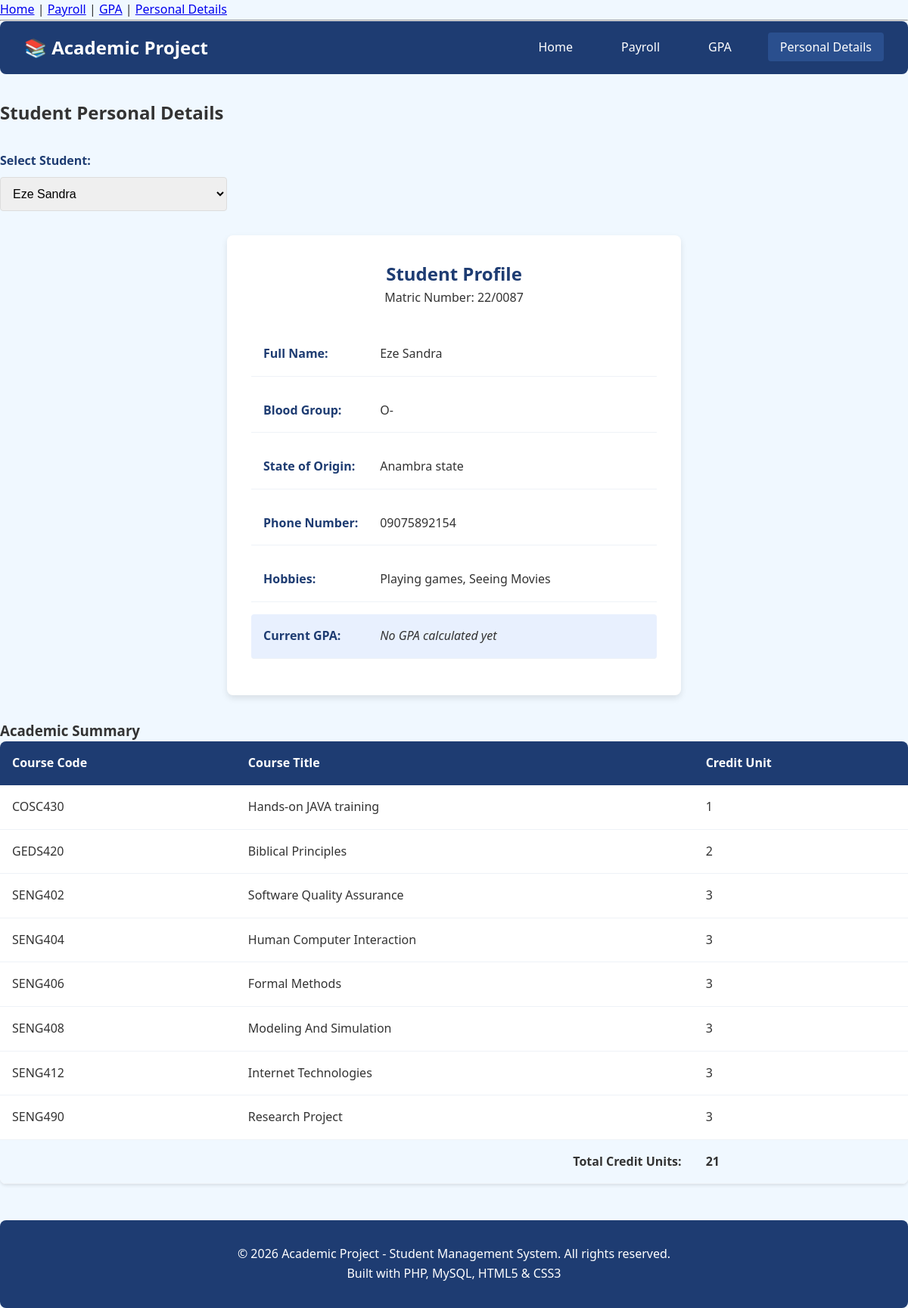
Page /pages/personal_details.php on the earlier database version.
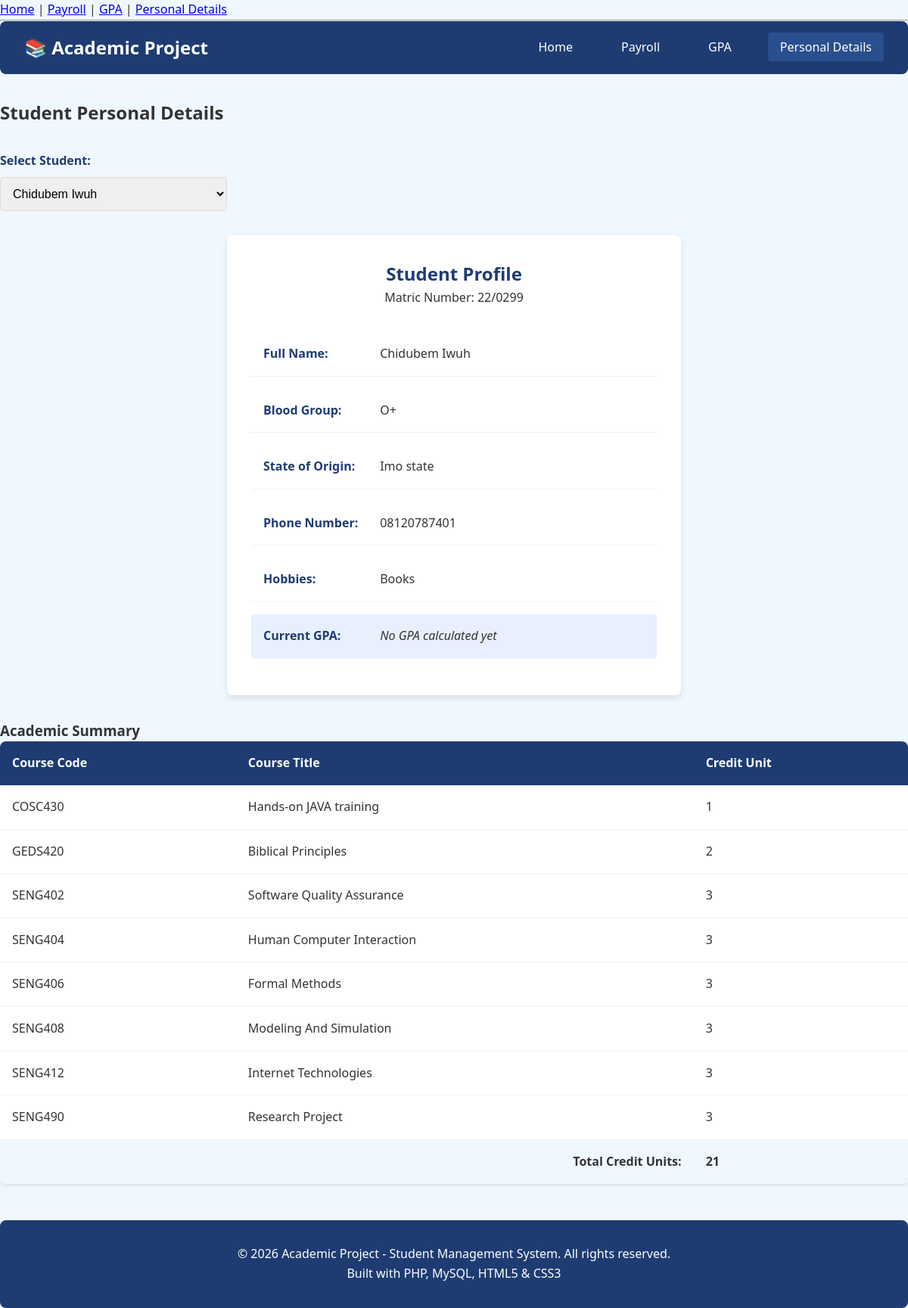
Same page on the later database version.
### tables this page shows
CREATE TABLE students (
    id INT PRIMARY KEY AUTO_INCREMENT,
    matric_number VARCHAR(20) UNIQUE NOT NULL,
    name VARCHAR(100) NOT NULL,
    blood_group VARCHAR(5),
    state_of_origin VARCHAR(50),
    phone VARCHAR(15),
    hobbies TEXT,
    created_at TIMESTAMP DEFAULT CURRENT_TIMESTAMP
);

CREATE TABLE courses (
    id INT PRIMARY KEY AUTO_INCREMENT,
    course_code VARCHAR(10) UNIQUE NOT NULL,
    course_title VARCHAR(100) NOT NULL,
    credit_unit INT NOT NULL
);

### pages/personal_details.php (the view)
<?php
require_once '../config/db.php';
include '../includes/header.php';
include '../includes/navbar.php';
$students_query = "SELECT * FROM students ORDER BY name";
$students_result = mysqli_query($conn, $students_query);
$students = [];
if ($students_result) {
    while ($row = mysqli_fetch_assoc($students_result)) {
        $students[] = $row;
    }
}
$selected_student_id = isset($_GET['student_id']) ? (int)$_GET['student_id'] : null;
if ($selected_student_id === null) {
    if (!empty($students)) {
        $selected_student_id = (int)$students[0]['id'];
    } else {
        $selected_student_id = 0;
    }
}
$student = null;
if ($selected_student_id > 0) {
    $student_stmt = mysqli_prepare($conn, "SELECT * FROM students WHERE id = ?");
    if ($student_stmt) {
        mysqli_stmt_bind_param($student_stmt, "i", $selected_student_id);
        mysqli_stmt_execute($student_stmt);
        $student_result = mysqli_stmt_get_result($student_stmt);
        $student = mysqli_fetch_assoc($student_result);
    }
}
$gpa_stmt = mysqli_prepare($conn,
    "SELECT gpa, date_created FROM gpa_records
     WHERE student_id = ?
     ORDER BY date_created DESC LIMIT 1"
);
$gpa_record = null;
if ($selected_student_id > 0 && $gpa_stmt) {
    mysqli_stmt_bind_param($gpa_stmt, "i", $selected_student_id);
    mysqli_stmt_execute($gpa_stmt);
    $gpa_result = mysqli_stmt_get_result($gpa_stmt);
    $gpa_record = mysqli_fetch_assoc($gpa_result);
}
?>
<div style="margin-bottom: 2rem;">
    <h2>Student Personal Details</h2>
    <form method="GET" action="" style="margin: 2rem 0;">
        <div class="form-group" style="max-width: 300px;">
            <label for="student_id">Select Student:</label>
            <select name="student_id" id="student_id" class="form-control" onchange="this.form.submit()">
                <?php if (!empty($students)): ?>
                    <?php foreach ($students as $s): ?>
                        <option value="<?php echo (int)$s['id']; ?>" <?php echo $s['id'] == $selected_student_id ? 'selected' : ''; ?>>
                            <?php echo htmlspecialchars($s['name']); ?>
                        </option>
                    <?php endforeach; ?>
                <?php else: ?>
                    <option value="">No students available</option>
                <?php endif; ?>
            </select>
        </div>
    </form>
    <?php if ($student): ?>
    <div class="profile-card">
        <div class="profile-header">
            <h2>Student Profile</h2>
            <p>Matric Number: <?php echo htmlspecialchars($student['matric_number']); ?></p>
        </div>
        <div class="profile-info">
            <span class="profile-label">Full Name:</span>
            <?php echo htmlspecialchars($student['name']); ?>
        </div>
        <div class="profile-info">
            <span class="profile-label">Blood Group:</span>
            <?php echo htmlspecialchars($student['blood_group'] ?: 'Not specified'); ?>
        </div>
        <div class="profile-info">
            <span class="profile-label">State of Origin:</span>
            <?php echo htmlspecialchars($student['state_of_origin'] ?: 'Not specified'); ?>
        </div>
        <div class="profile-info">
            <span class="profile-label">Phone Number:</span>
            <?php echo htmlspecialchars($student['phone'] ?: 'Not specified'); ?>
        </div>
        <div class="profile-info">
            <span class="profile-label">Hobbies:</span>
            <?php echo htmlspecialchars($student['hobbies'] ?: 'Not specified'); ?>
        </div>
        <div class="profile-info" style="background: #e8f0fe; border-radius: 4px;">
            <span class="profile-label">Current GPA:</span>
            <?php if ($gpa_record): ?>
                <strong><?php echo number_format($gpa_record['gpa'], 2); ?></strong>
                <small>(as of <?php echo date('Y-m-d', strtotime($gpa_record['date_created'])); ?>)</small>
            <?php else: ?>
                <em>No GPA calculated yet</em>
            <?php endif; ?>
        </div>
    </div>
    <div style="margin-top: 2rem;">
        <h3>Academic Summary</h3>
        <table class="table">
            <thead>
                <tr>
                    <th>Course Code</th>
                    <th>Course Title</th>
                    <th>Credit Unit</th>
                </tr>
            </thead>
            <tbody>
                <?php
                $total_credits = 0;
                if ($selected_student_id > 0) {
                    $courses_stmt = mysqli_prepare($conn,
                        "SELECT c.course_code, c.course_title, c.credit_unit
                         FROM courses c
                         JOIN student_courses sc ON c.id = sc.course_id
                         WHERE sc.student_id = ?
                         ORDER BY c.course_code"
                    );
                    if ($courses_stmt) {
                        mysqli_stmt_bind_param($courses_stmt, "i", $selected_student_id);
                        mysqli_stmt_execute($courses_stmt);
                        $courses_result = mysqli_stmt_get_result($courses_stmt);
                        while ($course = mysqli_fetch_assoc($courses_result)) {
                            echo "<tr>";
                            echo "<td>" . htmlspecialchars($course['course_code']) . "</td>";
                            echo "<td>" . htmlspecialchars($course['course_title']) . "</td>";
                            echo "<td>" . htmlspecialchars($course['credit_unit']) . "</td>";
                            echo "</tr>";
                            $total_credits += $course['credit_unit'];
                        }
                    }
                }
                ?>
                <tr style="font-weight: bold; background: #f0f8ff;">
                    <td colspan="2" style="text-align: right;">Total Credit Units:</td>
                    <td><?php echo $total_credits; ?></td>
                </tr>
            </tbody>
        </table>
    </div>
    <?php else: ?>
        <div class="alert alert-error">Student not found.</div>
    <?php endif; ?>
</div>
<?php
include '../includes/footer.php';
?>

### includes/header.php (shortened to what this page needs)
<!DOCTYPE html>
<html>
<head>
    <link rel="stylesheet" href="/academic_project/assets/css/style.css">
</head>
<body>
<nav>
    <a href="/academic_project/index.php">Home</a> |
    <a href="/academic_project/pages/payroll.php">Payroll</a> |
    <a href="/academic_project/pages/gpa.php">GPA</a> |
    <a href="/academic_project/pages/personal_details.php">Personal Details</a>
</nav>
<hr>

### includes/navbar.php
<nav class="navbar">
    <div class="nav-brand">
        <h2>📚 Academic Project</h2>
    </div>
    <ul class="nav-menu">
        <li><a href="/academic_project/index.php" class="<?php echo basename($_SERVER['PHP_SELF']) == 'index.php' ? 'active' : ''; ?>">Home</a></li>
        <li><a href="/academic_project/pages/payroll.php" class="<?php echo basename($_SERVER['PHP_SELF']) == 'payroll.php' ? 'active' : ''; ?>">Payroll</a></li>
        <li><a href="/academic_project/pages/gpa.php" class="<?php echo basename($_SERVER['PHP_SELF']) == 'gpa.php' ? 'active' : ''; ?>">GPA</a></li>
        <li><a href="/academic_project/pages/personal_details.php" class="<?php echo basename($_SERVER['PHP_SELF']) == 'personal_details.php' ? 'active' : ''; ?>">Personal Details</a></li>
    </ul>
</nav>

### includes/footer.php (shortened to what this page needs)
    <footer class="footer">
        <p>&copy; <?php echo date('Y'); ?> Academic Project - Student Management System. All rights reserved.</p>
        <p>Built with PHP, MySQL, HTML5 & CSS3</p>
    </footer>
</body>
</html>

### assets/css/style.css (style rules this page uses)
* { margin: 0; padding: 0; box-sizing: border-box; }
body { font-family: 'Segoe UI', Tahoma, Geneva, Verdana, sans-serif; background-color: #f0f8ff; color: #333; line-height: 1.6; }
.navbar { background-color: #1e3c72; color: white; padding: 1rem 2rem; border-radius: 8px; margin-bottom: 2rem; display: flex; justify-content: space-between; align-items: center; }
.nav-brand h2 { font-size: 1.5rem; color: white; }
.nav-menu { list-style: none; display: flex; gap: 2rem; }
.nav-menu a { color: white; text-decoration: none; padding: 0.5rem 1rem; border-radius: 4px; transition: background-color 0.3s; }
.nav-menu a:hover, .nav-menu a.active { background-color: #2a4f8e; }
.form-group { margin-bottom: 1.5rem; }
.form-group label { display: block; margin-bottom: 0.5rem; font-weight: bold; color: #1e3c72; }
.form-control { width: 100%; padding: 0.75rem; border: 1px solid #ddd; border-radius: 4px; font-size: 1rem; }
.table { width: 100%; border-collapse: collapse; background: white; border-radius: 8px; overflow: hidden; box-shadow: 0 2px 4px rgba(0, 0, 0, 0.1); }
.table th { background-color: #1e3c72; color: white; padding: 1rem; text-align: left; }
.table td { padding: 1rem; border-bottom: 1px solid #eef2f7; }
.profile-card { background: white; border-radius: 8px; padding: 2rem; box-shadow: 0 4px 8px rgba(0, 0, 0, 0.1); max-width: 600px; margin: 0 auto; }
.profile-header { text-align: center; margin-bottom: 2rem; }
.profile-header h2 { color: #1e3c72; }
.profile-info { margin-bottom: 1rem; padding: 1rem; border-bottom: 1px solid #eef2f7; }
.profile-label { font-weight: bold; color: #1e3c72; display: inline-block; width: 150px; }
.footer { text-align: center; margin-top: 3rem; padding: 2rem; background-color: #1e3c72; color: white; border-radius: 8px; }

Differences in the rows shown:
no longer on this page (row unchanged): students: matric_number "22/0087", name "Eze Sandra", blood_group "O-", state_of_origin "Anambra state", phone "09075892154", hobbies "Playing games, Seeing Movies"
added students: matric_number "22/0299", name "Chidubem Iwuh", blood_group "O+", state_of_origin "Imo state", phone "08120787401", hobbies "Books"
Other differences:
form field student_id: "Eze Sandra" → "Chidubem Iwuh"
